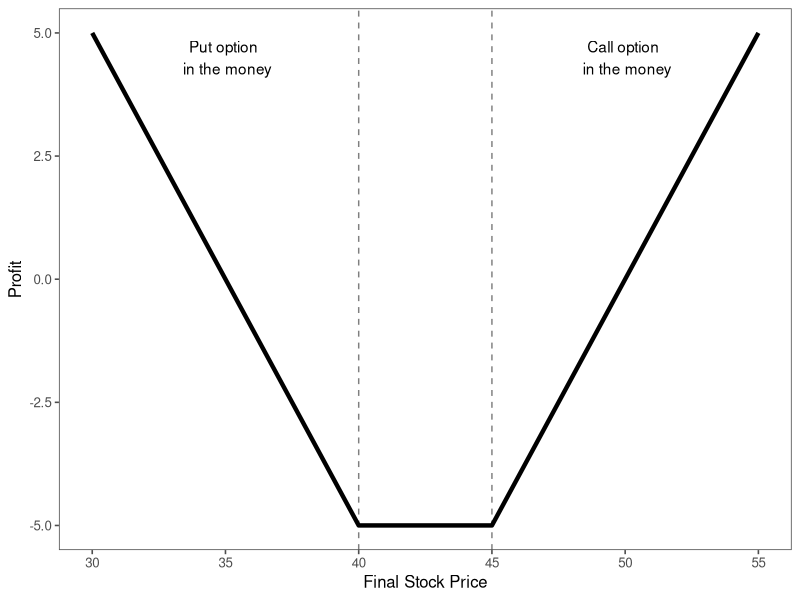

R code for this plot:
library(ggplot2)
library(ggthemes)

# Define paramaters
opt_prices = 5

# Function to calculate profit
profit <- function(x, fixed_cost = opt_prices) {
    ifelse(x < 40,
           40 - x - fixed_cost, 
           ifelse(x > 45,
                  x -  45 - fixed_cost,
                  - fixed_cost))
}

# Plot
range <- data.frame(x = 30:55)
ggplot(range, aes(x)) +
    stat_function(fun = profit, size = 1.5) +
    labs(x = "Final Stock Price", y = "Profit") +
    geom_vline(xintercept = 40, linetype = 2, alpha = 0.5) +
    geom_vline(xintercept = 45, linetype = 2, alpha = 0.5) +
    annotate("text", x = mean(c(min(range), 40)), y = 4.5, label = "Put option \n in the money") +
    annotate("text", x = mean(c(max(range), 45)), y = 4.5, label = "Call option \n in the money") +
    theme_few()

caption = "Graph showing the profit as a function of asset price for a combination of a call and put option on the same underlying asset with strike prices ?45 and ?50 respectively, assuming total option cost of ?5."
